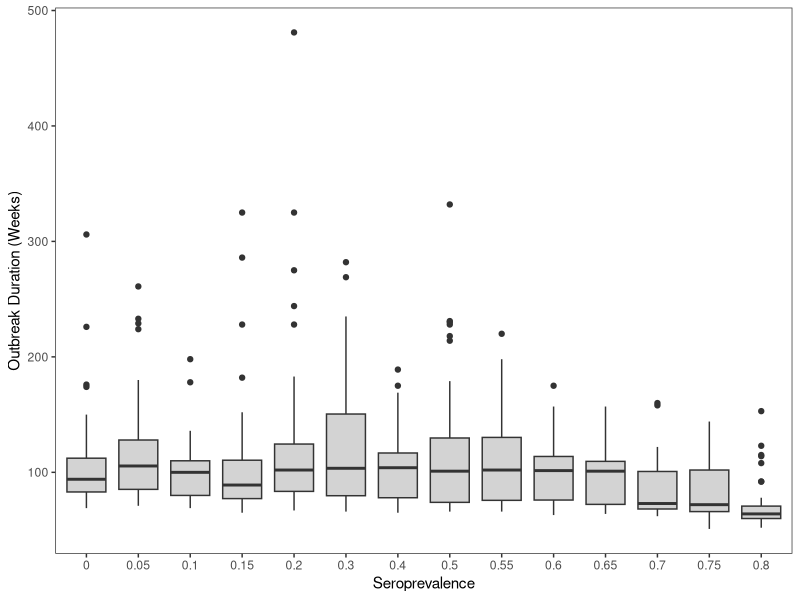
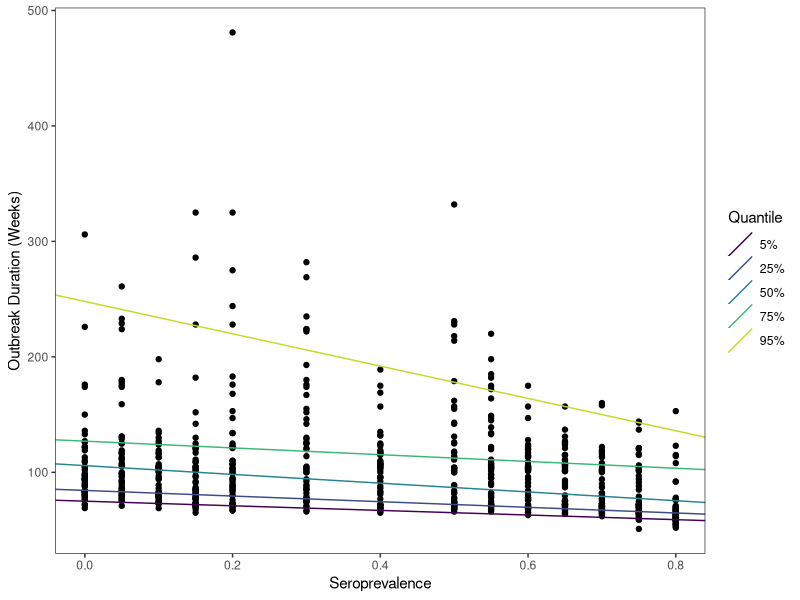
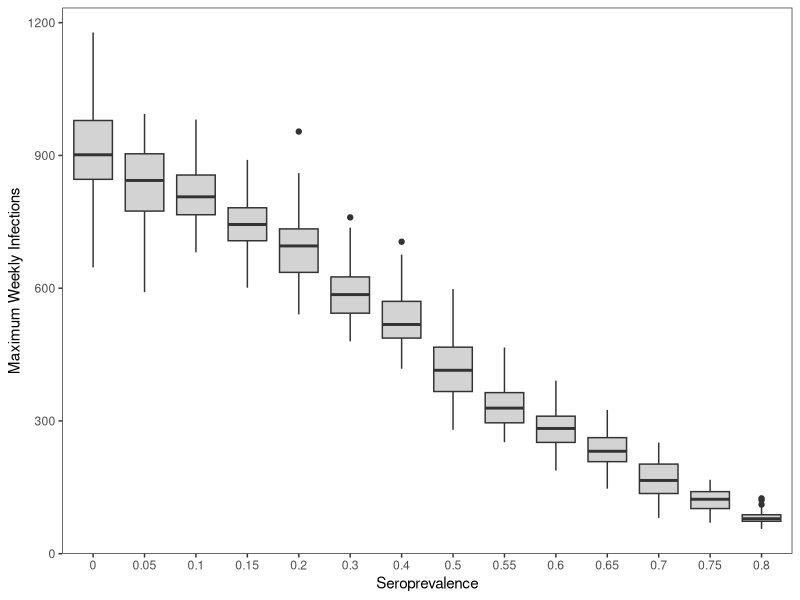
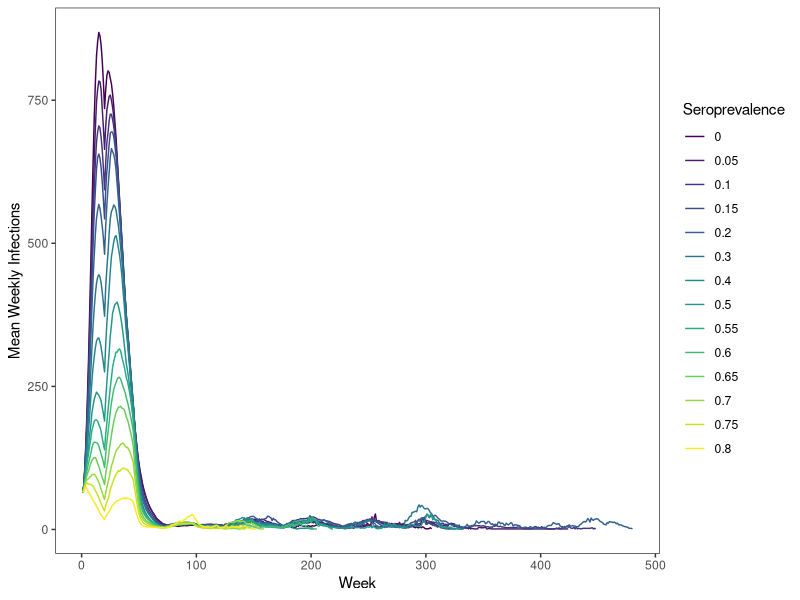
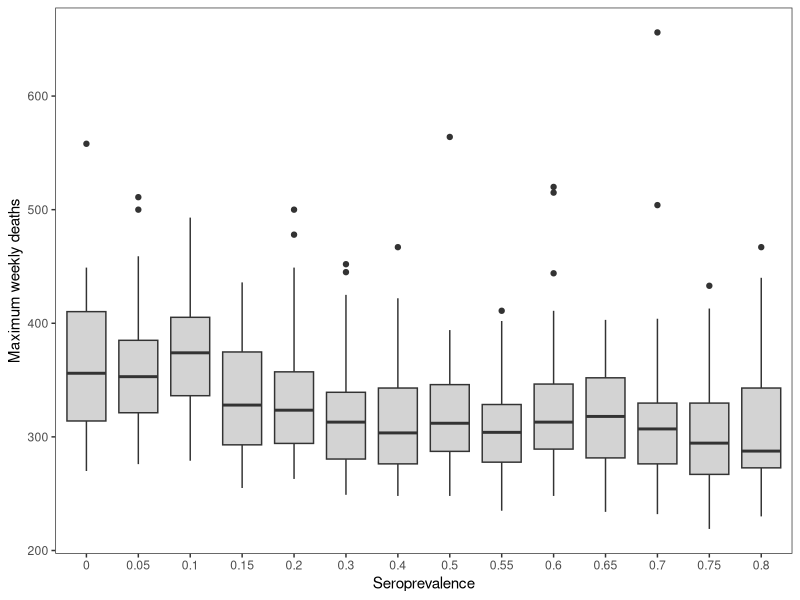
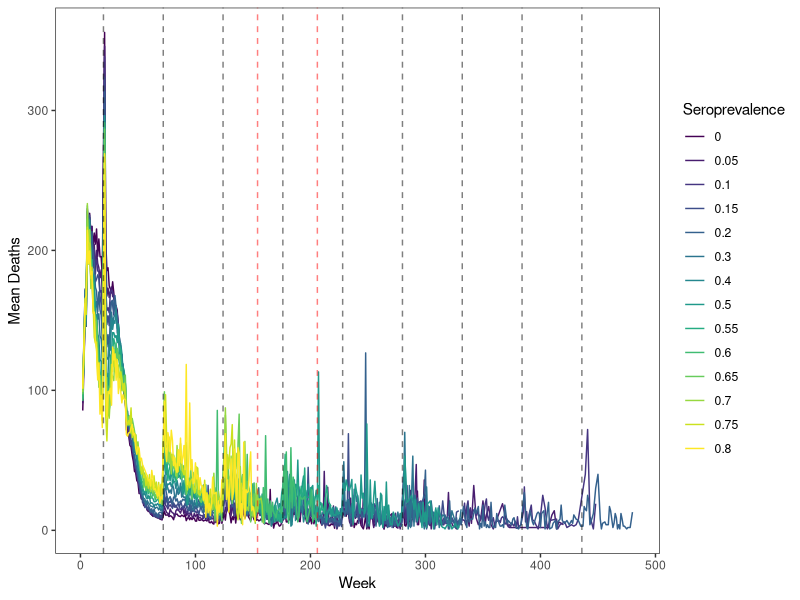
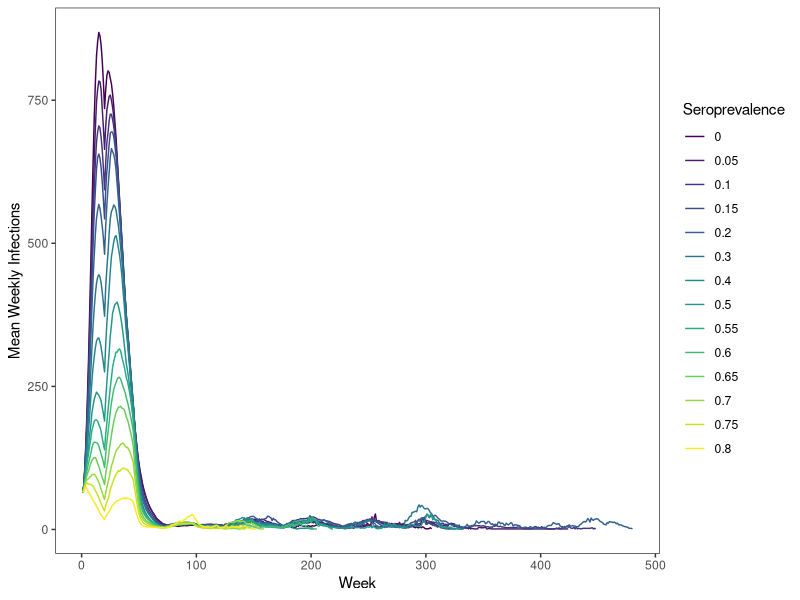
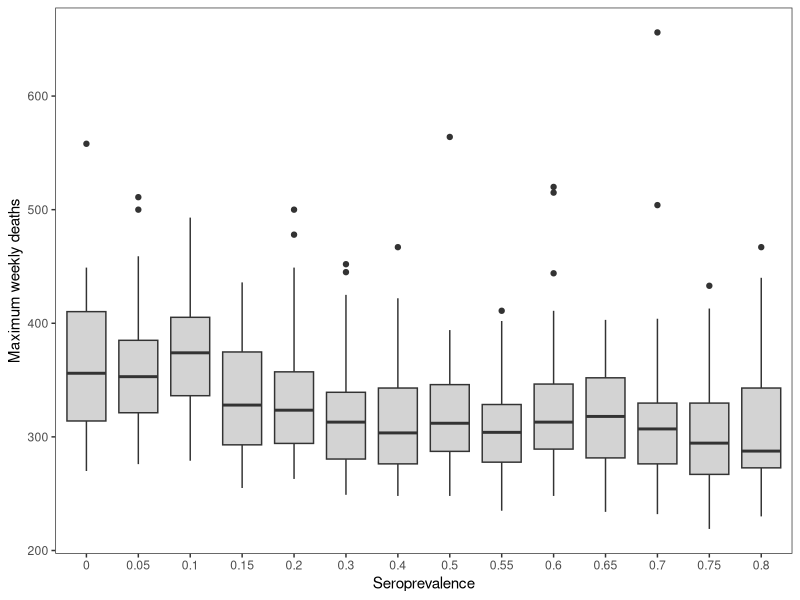

R code for these plots, in order:
###########################################
# Figures for urban rabies simulation     # 
# E.M. Beasley                            #
# Fall 2023                               #
###########################################

# Load packages ---------------------
library(tidyverse)
library(viridis)
library(quantreg)

# Load data --------------------
setwd("c:/users/beasl/documents/urban-rabies-sim")
sero_outs <- read.csv("outputs_prelim.csv")
sero_extended <- read.csv("outputs_extended.csv")

# Clean data -----------------------------
# Add seroprevalence column
nrep <- 50
nyear <- 10
nweek <- 52

seros <- c(0, 0.1, 0.2, 0.3, 0.4, 0.5, 0.6, 0.7, 0.8)
seros_extended <- c(0.05, 0.1, 0.15, 0.55, 0.65, 0.75)

sero_outs$sero <- rep(seros, each = nrep*nyear*nweek)
sero_extended$sero <- rep(seros_extended, each = nrep*nyear*nweek)

sero_outs <- rbind(sero_outs, sero_extended)

sero_time <- sero_outs %>%
  mutate(sero = factor(sero)) %>%
  group_by(rep, sero) %>%
  filter(n_infected == 0 & n_symptomatic == 0) %>%
  mutate(nweek = ((year-1)*52) + week) %>%
  filter(nweek == min(nweek))

ggplot(data = sero_time, aes(x = sero, y = nweek))+
  geom_boxplot(fill = "lightgray")+
  labs(x = "Seroprevalence", y = "Outbreak Duration (Weeks)")+
  theme_bw()+
  theme(panel.grid = element_blank())

# ggsave(filename = "outbreakduration.jpeg", width = 5, height = 4,
#        units = "in", dpi = 600)

summary(lm(data = sero_time, 
           formula = nweek~as.numeric(as.character(sero))))

summary(rq(data = sero_time, 
           formula = nweek~as.numeric(as.character(sero)),
           tau = c(0.05, 0.25, 0.5, 0.75, 0.95)))

rq.frame <- tibble(slopes = c(-20, -24.44, -38, -29.33, -140),
                      inters = c(75, 84.33, 105.8, 127, 248),
                      quants = c("5%", "25%", "50%", "75%", "95%"))%>%
  mutate(quants = factor(quants, levels = quants))

ggplot(data = sero_time, aes(x = as.numeric(as.character(sero)), 
                             y = nweek))+
  geom_point()+
  geom_abline(data = rq.frame, aes(intercept=inters, slope = slopes,
                                   color = quants))+
  labs(x = "Seroprevalence", y = "Outbreak Duration (Weeks)")+
  scale_color_viridis_d(end = 0.9, name = "Quantile")+
  theme_bw()+
  theme(panel.grid = element_blank())

# ggsave(filename = "quantileoubreakduration.jpeg", width = 5, 
#        height = 4, units = "in", dpi = 600)
  
# max weekly cases
infecs <- sero_outs %>%
  # mutate(sero = factor(sero)) %>%
  group_by(rep, sero) %>%
  filter(n_infected != 0 | n_symptomatic != 0) %>%
  group_by(sero, rep) %>%
  summarise(max = max(n_infected))

summary(lm(max~sero, data = infecs))

ggplot(data = infecs, aes(x = factor(sero), y = max))+
  geom_boxplot(fill = "lightgray")+
  labs(x = "Seroprevalence", y = "Maximum Weekly Infections")+
  theme_bw()+
  theme(panel.grid = element_blank())

# ggsave(filename = "maxcases.jpeg", width = 5, height = 4, 
#        units = 'in', dpi = 600)

# mean cases per week
infecs_time <- sero_outs %>%
  mutate(sero = factor(sero)) %>%
  group_by(rep, sero) %>%
  filter(n_infected != 0 | n_symptomatic != 0) %>%
  mutate(nweek = ((year-1)*52) + week) %>%
  group_by(sero, nweek) %>%
  summarise(mean = mean(n_infected))

ggplot(data = infecs_time, aes(x = nweek, y = mean, color = sero))+
  geom_line()+
  scale_color_viridis_d(name = "Seroprevalence")+
  labs(x = "Week", y = "Mean Weekly Infections")+
  theme_bw()+
  theme(panel.grid = element_blank())

ggsave(filename = "casesperweek.jpeg", width = 5, height = 4, 
       units = 'in', dpi = 600)

# max mortality
sero_smol <- sero_outs %>%
  mutate(sero = factor(sero)) %>%
  group_by(rep, sero) %>%
  filter(n_infected != 0 | n_symptomatic != 0)

sero_smol$deaths <- NA

get_mortality <- function(dat){
  for(i in 1:nrow(dat)){
    if(dat$year[i] == 1 & dat$week[i] == 1){
      dat$deaths[i] <- NA
    }
    else{
      dat$deaths[i] <- dat$total_pop[i-1]-dat$total_pop[i]
    }
  }
  return(dat)
}

sero_smol <- get_mortality(sero_smol)

sero_death <- sero_smol %>%
  group_by(rep, sero) %>%
  summarise(maxdeath = max(deaths, na.rm = T), 
            meddeath = median(deaths, na.rm = T))

ggplot(sero_death, aes(x = sero, y = maxdeath))+
  geom_boxplot(fill = "lightgray")+
  labs(x = "Seroprevalence", y = "Maximum weekly deaths")+
  theme_bw()+
  theme(panel.grid = element_blank())

ggsave(filename = "maxdeaths.jpeg", width = 5, height = 4,
       units = 'in', dpi = 600)

sero_death_time <- sero_smol %>%
  filter(n_infected != 0 | n_symptomatic != 0) %>%
  filter(deaths > 0) %>%
  mutate(nweek = ((year-1)*52) + week) %>%
  group_by(sero, nweek) %>%
  summarise(mean = mean(deaths, na.rm = T))

birth_pulse <- c(20, (20+52), 20+(2*52), 20+(3*52), 20+(4*52),
                 20+(5*52), 20+(6*52), 20+(7*52), 20+(8*52))

juvie_dispersal <- c(50+(2*52), 50+(3*52))

ggplot(sero_death_time, aes(x = nweek, y = mean, color=sero))+
  geom_line()+
  geom_vline(xintercept = birth_pulse, linetype = "dashed",
             alpha = 0.5)+
  geom_vline(xintercept = juvie_dispersal, color = "red",
             linetype = "dashed", alpha = 0.5)+
  scale_color_viridis_d(name = "Seroprevalence")+
  labs(x = "Week", y = "Mean Deaths")+
  theme_bw()+
  theme(panel.grid = element_blank())

# ggsave(filename = "deathsperweek_juvie_dispersal.jpeg", width = 5, 
#        height = 4, units = 'in', dpi = 600)

